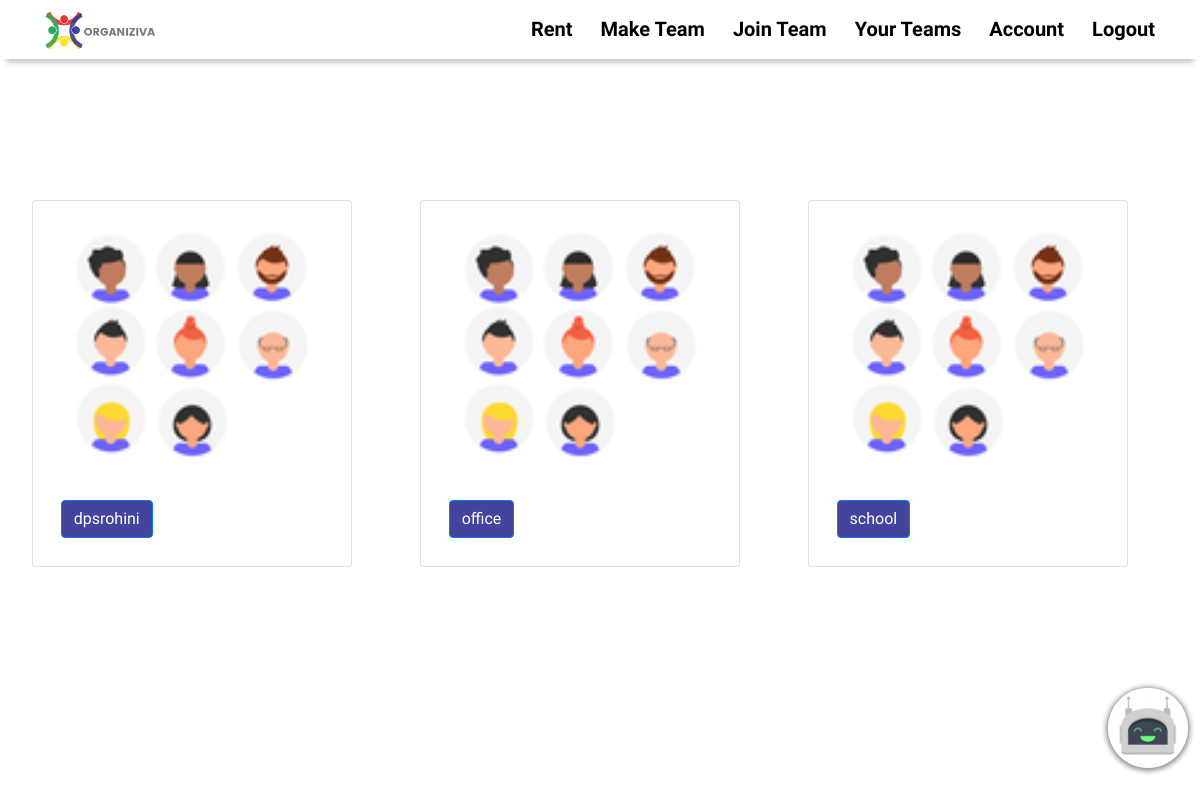
The page /allteams (signed in) on the database its author committed.
### Tool/models.py (models this page shows, shortened)
class Team(db.Model):
    __tablename__ = 'teams'
    id = db.Column(db.Integer, primary_key = True)
    name = db.Column(db.String(64))
    team_image = db.Column(db.String(64), nullable = False , default = 'head_res.png')
    password_hash = db.Column(db.String(128))
    randomid = db.Column(db.String , unique = True)
    ownerid = db.Column(db.Integer)
    knowledge = db.relationship('Knowledge' , backref = 'team' , lazy = 'dynamic')
    events = db.relationship('Events' , backref = 'team' , lazy = 'dynamic')

### app.py (the view)
@app.route('/allteams' , methods = ['GET' , 'POST'])
@login_required
def all_teams():
    teams = []
    for team in current_user.teams:
        teams.append(team)
    return render_template('all_teams.htm' , teams = teams )

### Tool/models.py (called while the page is built)
@login_manager.user_loader
def load_user(user_id):
    return User.query.get(user_id)

### Tool/templates/all_teams.htm
{%extends 'base.htm'%}
{%block content%}
<br><br><br><br><br><br><br>
  {%for team in teams%}
  <div class="allcards" style="display:inline-block;">
  <div class="card" style="width: 20rem;">
    <a href = "{{url_for('static' , filename = team.team_image)}}"  >
    <img src="{{url_for('static' , filename = team.team_image)}}" class="card-img-top" alt="Team image can't load">
    </a>
    <div class="card-body">
      <a class="btn btn-primary change" href="{{url_for('team' , team_id = team.randomid)}}">{{team.name}}</a>    </div>
  </div>
</div>
  {%endfor%}
{%endblock%}

### Tool/static/remote.css (style rules this page uses)
html { scroll-behavior: smooth; }
body { font-family: 'Josefin Sans', sans-serif !important; }
.card { padding: 2%; margin: 2em; }
a { text-decoration: none !important; color: black !important; }
.change { background-color: #44449C !important; font-weight: 800; color: white !important; outline: none; }
* { margin: 0; padding: 0; box-sizing: border-box; }
* { box-sizing: border-box; }

### rows shown on the page
Team: team_image (picture), name "dpsrohini"
Team: team_image (picture), name "office"
Team: team_image (picture), name "school"
